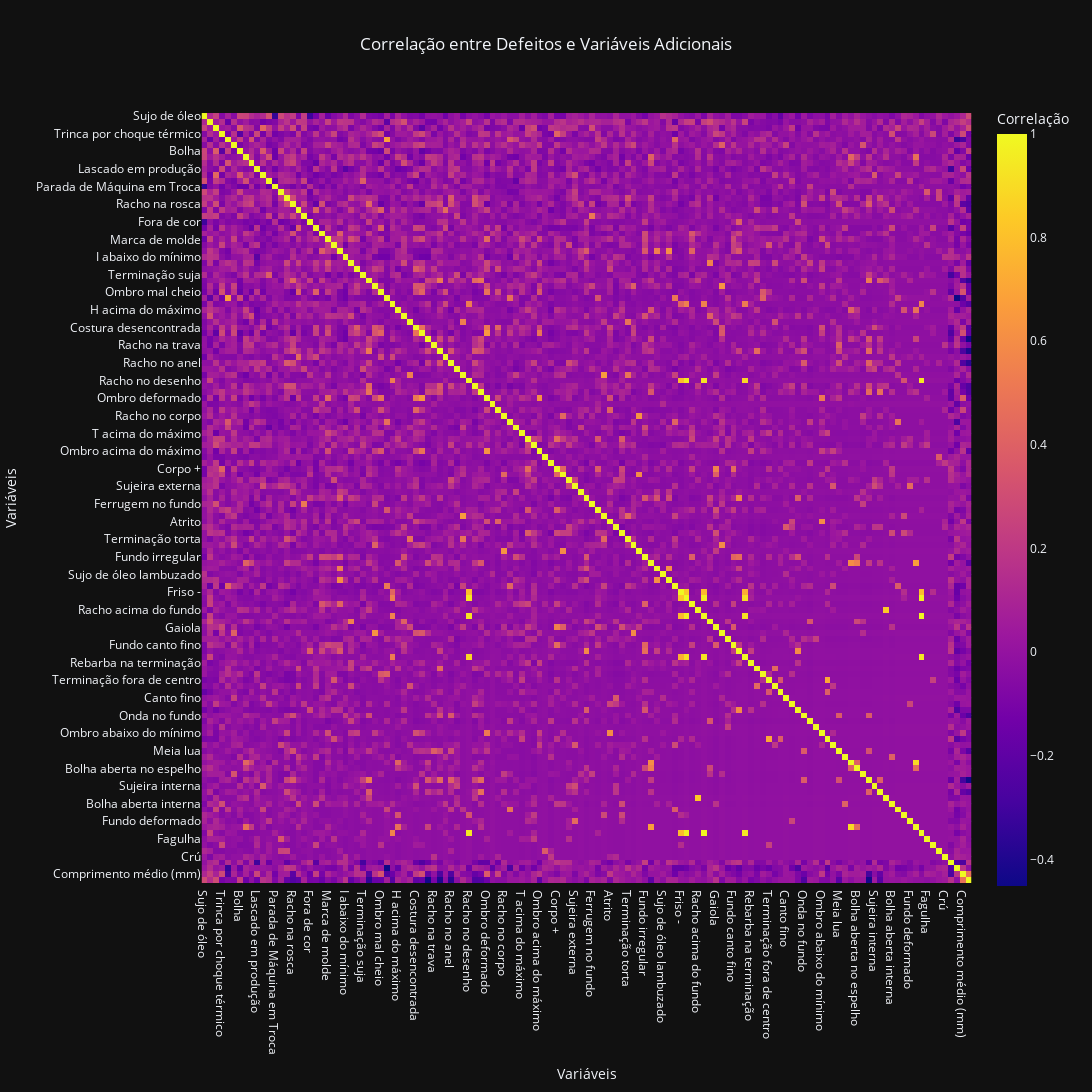

The notebook cell saved with this chart:
### Markdown cell above
### Gráfico de Correlação

### Code cell
colunas_adicionais = ['Temperatura (F°)', 'Peso médio (g)', 'Comprimento médio (mm)', 'Diâmetro']
df_completo = df_defeitos_medidas_geral_reset[colunas_ordered.tolist() + colunas_adicionais]

correlacao_completa = df_completo.corr()

fig = px.imshow(
    correlacao_completa,
    labels=dict(x="Variáveis", y="Variáveis", color="Correlação"),
    x=correlacao_completa.columns,
    y=correlacao_completa.columns,
    title="Correlação entre Defeitos e Variáveis Adicionais"
)

fig.update_layout(
    template="plotly_dark",
    title_x=0.5,
    width=2500,
    height=2500 
)

fig.show()

### Figure 1 — Plotly figure (JSON) as saved in the notebook; plotly's stock layout.template omitted (floating-point values rounded to 4 significant figures; data arrays with more than 128 entries replaced by an {"elided": "..."} marker saying what was removed)
{"data": [{"coloraxis": "coloraxis", "hovertemplate": "Variáveis: %{x}<br>Variáveis: %{y}<br>Correlação: %{z}<extra></extra>", "name": "0", "type": "heatmap", "x": {"elided": "131 str values"}, "xaxis": "x", "y": {"elided": "131 str values"}, "yaxis": "y", "z": {"elided": "131x131 float values"}}], "layout": {"coloraxis": {"colorbar": {"title": {"text": "Correlação"}}, "colorscale": [[0, "#0d0887"], [0.1111, "#46039f"], [0.2222, "#7201a8"], [0.3333, "#9c179e"], [0.4444, "#bd3786"], [0.5556, "#d8576b"], [0.6667, "#ed7953"], [0.7778, "#fb9f3a"], [0.8889, "#fdca26"], [1, "#f0f921"]]}, "height": 2500, "title": {"text": "Correlação entre Defeitos e Variáveis Adicionais", "x": 0.5}, "width": 2500, "xaxis": {"anchor": "y", "constrain": "domain", "domain": [0, 1], "scaleanchor": "y", "title": {"text": "Variáveis"}}, "yaxis": {"anchor": "x", "autorange": "reversed", "constrain": "domain", "domain": [0, 1], "title": {"text": "Variáveis"}}}}
